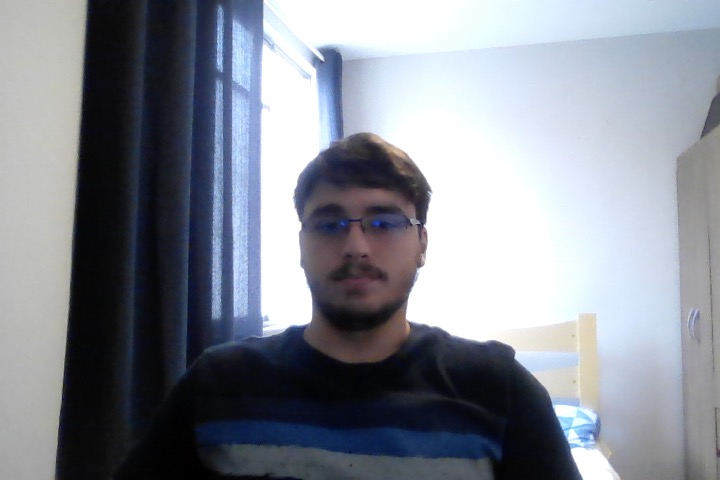
#> input picture database/Guilherme_Fialho_ c303282d-f2e6-46ca-a04a-35d3d873712d/1.jpg, 720 x 480 px
$ python -i face.py   (imports and definitions only)
#> lines starting #> are read from the running program, lines starting #| are printed output that depends on the picture
def detectFace(image, roi=None):
    # Imports
    import cv2

    faceCascade = cv2.CascadeClassifier(cv2.data.haarcascades + 'haarcascade_frontalface_default.xml')

    if roi is not None:
        grayRoi = cv2.cvtColor(roi, cv2.COLOR_BGR2GRAY)
        faces = faceCascade.detectMultiScale(grayRoi, 1.1, 4)
        # Ajustar coordenadas do rosto para corresponder à posição na imagem original
        faces = [(x + roi.shape[1], y + roi.shape[0], w, h) for (x, y, w, h) in faces]
    else:
        gray = cv2.cvtColor(image, cv2.COLOR_BGR2GRAY)
        faces = faceCascade.detectMultiScale(gray, 1.1, 4)

    return faces

>>> import cv2
>>> picture = cv2.imread('../../database/Guilherme_Fialho_ c303282d-f2e6-46ca-a04a-35d3d873712d/1.jpg')
#> picture is the input picture: shape (480, 720, 3); mean B, G, R 148.2, 138.3, 133.8
>>> result = detectFace(picture)
#> in detectFace, `gray = cv2.cvtColor(image, cv2.COLOR_BGR2GRAY)`:
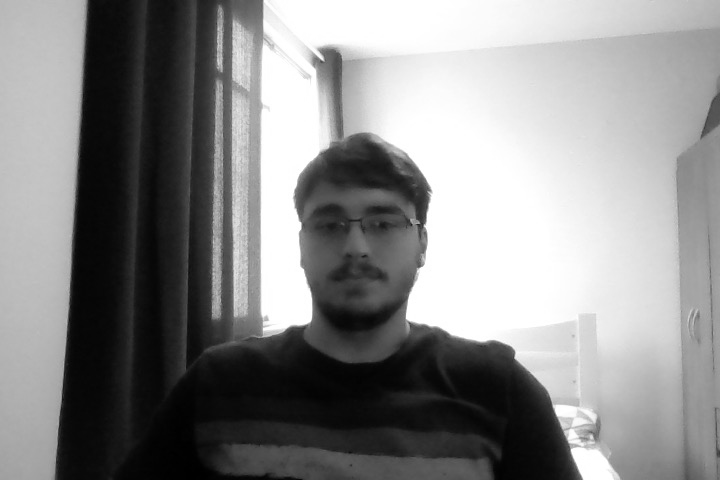
#> gray: shape (480, 720); min 0, max 255, mean 138.1
#> in detectFace, `faces = faceCascade.detectMultiScale(gray, 1.1, 4)`: faces = [[290, 173, 135, 135], [291, 222, 133, 133]]
#> result = [[290, 173, 135, 135], [291, 222, 133, 133]]
